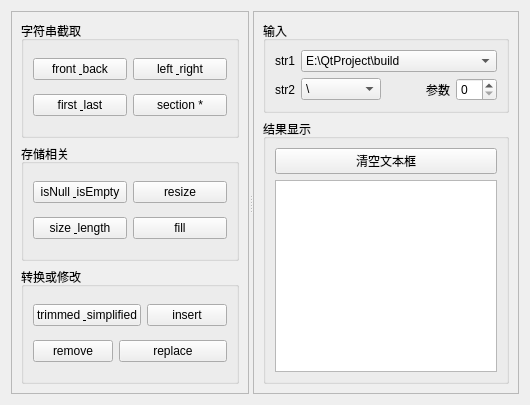
<?xml version="1.0" encoding="UTF-8"?>
<ui version="4.0">
 <class>Widget</class>
 <widget class="QWidget" name="Widget">
  <property name="geometry">
   <rect>
    <x>0</x>
    <y>0</y>
    <width>530</width>
    <height>405</height>
   </rect>
  </property>
  <property name="windowTitle">
   <string>QString特性Demo</string>
  </property>
  <layout class="QVBoxLayout" name="verticalLayout">
   <item>
    <widget class="QSplitter" name="splitter">
     <property name="orientation">
      <enum>Qt::Horizontal</enum>
     </property>
     <widget class="QFrame" name="frame">
      <property name="frameShape">
       <enum>QFrame::StyledPanel</enum>
      </property>
      <property name="frameShadow">
       <enum>QFrame::Sunken</enum>
      </property>
      <layout class="QVBoxLayout" name="verticalLayout_2">
       <item>
        <widget class="QGroupBox" name="groupBox_4">
         <property name="title">
          <string>字符串截取</string>
         </property>
         <layout class="QGridLayout" name="gridLayout">
          <item row="0" column="0">
           <widget class="QPushButton" name="btnfrontBack">
            <property name="text">
             <string>front &amp; back</string>
            </property>
           </widget>
          </item>
          <item row="0" column="1">
           <widget class="QPushButton" name="btnLeftRight">
            <property name="text">
             <string>left &amp; right</string>
            </property>
           </widget>
          </item>
          <item row="1" column="0">
           <widget class="QPushButton" name="btnFirstLast">
            <property name="text">
             <string>first &amp; last</string>
            </property>
           </widget>
          </item>
          <item row="1" column="1">
           <widget class="QPushButton" name="btnSection">
            <property name="text">
             <string>section *</string>
            </property>
           </widget>
          </item>
         </layout>
        </widget>
       </item>
       <item>
        <widget class="QGroupBox" name="groupBox_2">
         <property name="title">
          <string>存储相关</string>
         </property>
         <layout class="QGridLayout" name="gridLayout_4">
          <item row="0" column="0">
           <widget class="QPushButton" name="btnisNullisEmpty">
            <property name="text">
             <string>isNull &amp; isEmpty</string>
            </property>
           </widget>
          </item>
          <item row="0" column="1">
           <widget class="QPushButton" name="btnResize">
            <property name="text">
             <string>resize</string>
            </property>
           </widget>
          </item>
          <item row="1" column="0">
           <widget class="QPushButton" name="btnSizeLength">
            <property name="text">
             <string>size &amp; length</string>
            </property>
           </widget>
          </item>
          <item row="1" column="1">
           <widget class="QPushButton" name="btnFill">
            <property name="text">
             <string>fill</string>
            </property>
           </widget>
          </item>
         </layout>
        </widget>
       </item>
       <item>
        <widget class="QGroupBox" name="groupBox_3">
         <property name="title">
          <string>转换或修改</string>
         </property>
         <layout class="QGridLayout" name="gridLayout_3">
          <item row="0" column="0" colspan="2">
           <widget class="QPushButton" name="pushButton_9">
            <property name="text">
             <string>trimmed &amp; simplified</string>
            </property>
           </widget>
          </item>
          <item row="0" column="2">
           <widget class="QPushButton" name="btnInsert">
            <property name="text">
             <string>insert</string>
            </property>
           </widget>
          </item>
          <item row="1" column="0">
           <widget class="QPushButton" name="btnRemove">
            <property name="text">
             <string>remove</string>
            </property>
           </widget>
          </item>
          <item row="1" column="1" colspan="2">
           <widget class="QPushButton" name="btnReplace">
            <property name="text">
             <string>replace</string>
            </property>
           </widget>
          </item>
         </layout>
        </widget>
       </item>
      </layout>
     </widget>
     <widget class="QFrame" name="frame_2">
      <property name="frameShape">
       <enum>QFrame::StyledPanel</enum>
      </property>
      <property name="frameShadow">
       <enum>QFrame::Sunken</enum>
      </property>
      <layout class="QVBoxLayout" name="verticalLayout_3">
       <item>
        <widget class="QGroupBox" name="groupBox">
         <property name="title">
          <string>输入</string>
         </property>
         <layout class="QGridLayout" name="gridLayout_2">
          <item row="0" column="0">
           <widget class="QLabel" name="label">
            <property name="text">
             <string>str1</string>
            </property>
           </widget>
          </item>
          <item row="0" column="1" colspan="4">
           <widget class="QComboBox" name="comboBoxStr1">
            <item>
             <property name="text">
              <string>E:\QtProject\build</string>
             </property>
            </item>
            <item>
             <property name="text">
              <string>E:\QtProject\build\demo.cpp</string>
             </property>
            </item>
           </widget>
          </item>
          <item row="1" column="0">
           <widget class="QLabel" name="label_2">
            <property name="text">
             <string>str2</string>
            </property>
           </widget>
          </item>
          <item row="1" column="1">
           <widget class="QComboBox" name="comboBox_2">
            <property name="minimumSize">
             <size>
              <width>80</width>
              <height>0</height>
             </size>
            </property>
            <item>
             <property name="text">
              <string>\</string>
             </property>
            </item>
            <item>
             <property name="text">
              <string>Qt</string>
             </property>
            </item>
            <item>
             <property name="text">
              <string>.</string>
             </property>
            </item>
           </widget>
          </item>
          <item row="1" column="2">
           <spacer name="horizontalSpacer">
            <property name="orientation">
             <enum>Qt::Horizontal</enum>
            </property>
            <property name="sizeHint" stdset="0">
             <size>
              <width>15</width>
              <height>20</height>
             </size>
            </property>
           </spacer>
          </item>
          <item row="1" column="3">
           <widget class="QLabel" name="label_3">
            <property name="text">
             <string>参数</string>
            </property>
           </widget>
          </item>
          <item row="1" column="4">
           <widget class="QSpinBox" name="spinBox"/>
          </item>
         </layout>
        </widget>
       </item>
       <item>
        <widget class="QGroupBox" name="groupBox_5">
         <property name="title">
          <string>结果显示</string>
         </property>
         <layout class="QGridLayout" name="gridLayout_5">
          <item row="0" column="0">
           <widget class="QPushButton" name="btnClear">
            <property name="text">
             <string>清空文本框</string>
            </property>
           </widget>
          </item>
          <item row="1" column="0">
           <widget class="QPlainTextEdit" name="plainTextEdit"/>
          </item>
         </layout>
        </widget>
       </item>
      </layout>
     </widget>
    </widget>
   </item>
  </layout>
 </widget>
 <resources/>
 <connections/>
</ui>
